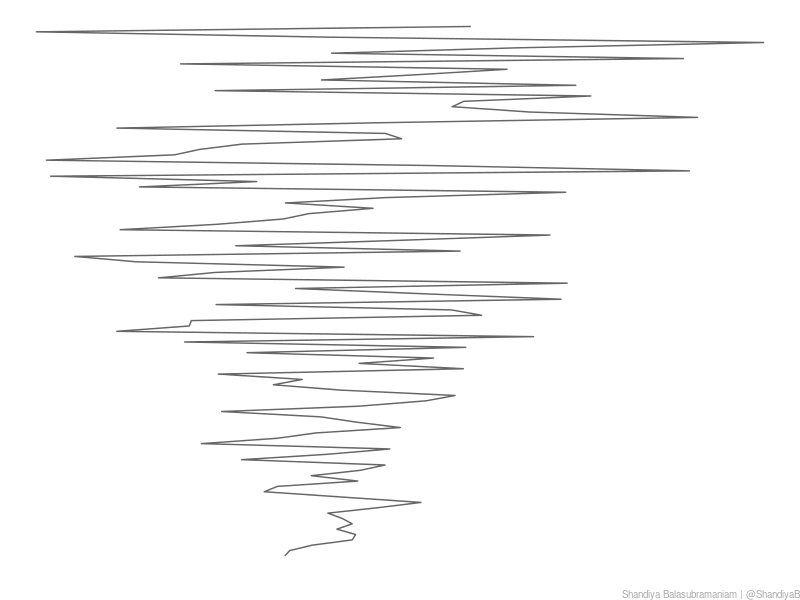

The R source for this figure: (Note: this script raises an error after producing the figure.)
library(tidyverse)
library(viridis)
library(here)

df <- data.frame(
  x = 1:100,
  y = c(
    runif(10, 1, 1.2), 
    runif(10, 0.9, 1.3), 
    runif(10, 0.8, 1.4), 
    runif(10, 0.7, 1.5),
    runif(10, 0.6, 1.6),
    runif(10, 0.5, 1.7),
    runif(10, 0.4, 1.8),
    runif(10, 0.3, 1.9),
    runif(10, 0.2, 2.0),
    runif(10, 0.1, 2.1)),
  group = 1:100
)

ggplot(df) +
  geom_line(aes(x = x, y = y),
            colour = "#666666") +
  coord_flip() +
  theme_void() +
  labs(caption = "Shandiya Balasubramaniam | @ShandiyaB") +
  theme(plot.caption = element_text(color = "#aaaaaa", size = 7)) +
  ggsave(here("plots", "genuary_19.png"), width = 8, height = 5, units = "in")


ggplot(df) +
  geom_line(aes(x = x, y = y, colour = group)) +
  scale_colour_viridis(option = "inferno") +
  coord_flip() +
  theme_void() +
  labs(caption = "Shandiya Balasubramaniam | @ShandiyaB") +
  theme(
    plot.caption = element_text(color = "#aaaaaa", size = 7),
    legend.position = "none") +
  ggsave(here("plots", "genuary_17.png"), width = 8, height = 5, units = "in") 
   


